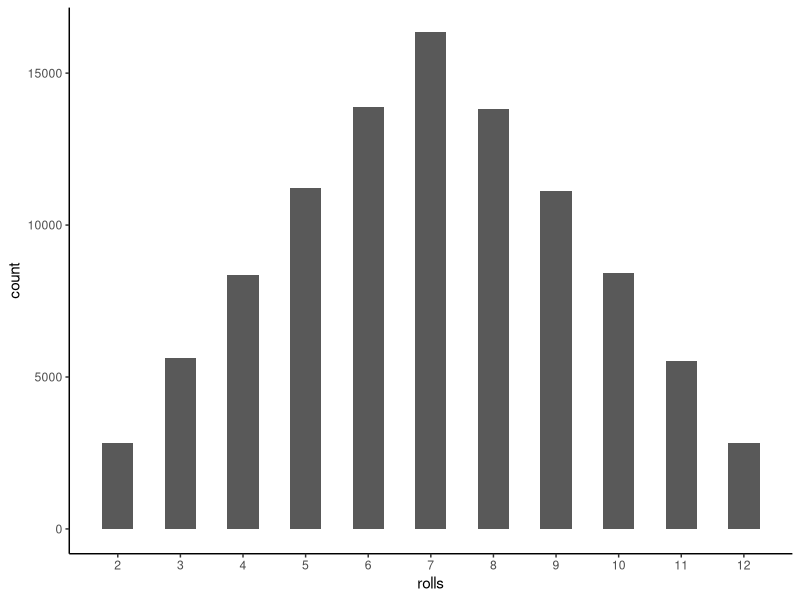

The R source for this figure:
## ---- chunk 1
knitr::opts_chunk$set(echo = TRUE)
library(tidyverse)
library(purrr)
library(ggplot2)
## ---- chunk 2
roll_one_die <- function(x){
  sample(1:6, 1)
}

roll_two_dice <- function(x){
  roll_one_die() + roll_one_die()
}

roll_dice <- tibble(rolls = map_int(rep(1:100000), ~ roll_two_dice()))

ggplot(roll_dice, aes(x = rolls)) +
    geom_histogram(binwidth = 0.5) +
    scale_x_continuous(breaks = seq(0, 12, 1)) +
    theme_classic()
## ---- chunk 3

